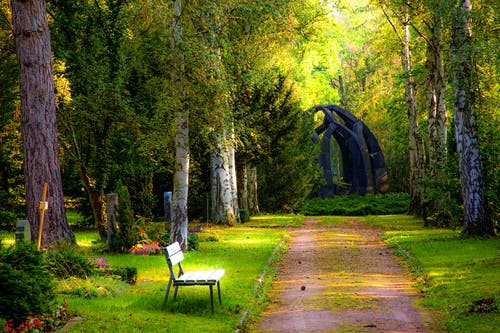
#> input picture scn.jpg, 500 x 333 px
$ python basicops.py
#> lines starting #> are read from the running program, lines starting #| are printed output that depends on the picture; after the words box and inside, x2 and y2 are one past the last pixel; in counts of white or black regions, pixels touching at a corner belong together
import cv2
img = cv2.imread('scn.jpg')
#> img is the input picture: shape (333, 500, 3); mean B, G, R 33.6, 91.8, 88.6
px = img[55,55]
#> px = [0, 30, 29]
img[55,55] = [255,255,255]
#> img: shape (333, 500, 3); under 0.01% of pixels changed, all inside (x1, y1, x2, y2) = (55, 55, 56, 56)
px = img[55,55]
#> px = [255, 255, 255]
print(px)
#| [255 255 255]
roi = img[100:150,100:150]
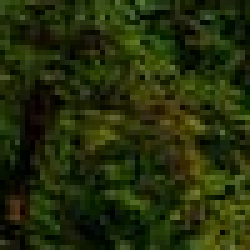
#> roi: shape (50, 50, 3) (shown 5 times larger); mean B, G, R 10.5, 45.4, 35.7
print(roi)
#> (printed output is left out)
img[100:150,100:150] = [255,255,255]
cv2.rectangle(img, (100, 100), (150,150 ), (255, 0, 0), 2)
cv2.circle(img, (97,97),44, (0,255,0), thickness=1, lineType=8)
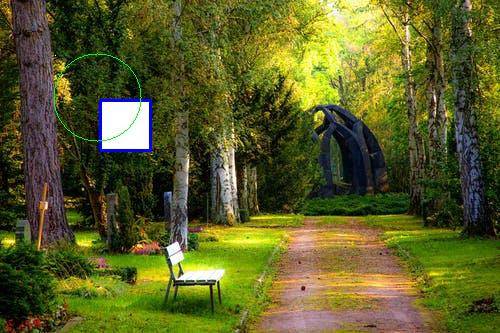
#> img: shape (333, 500, 3); mean B, G, R 37.6, 94.6, 91.2
cv2.imshow('image',img)
cv2.waitKey(0)
cv2.destroyAllWindows()
